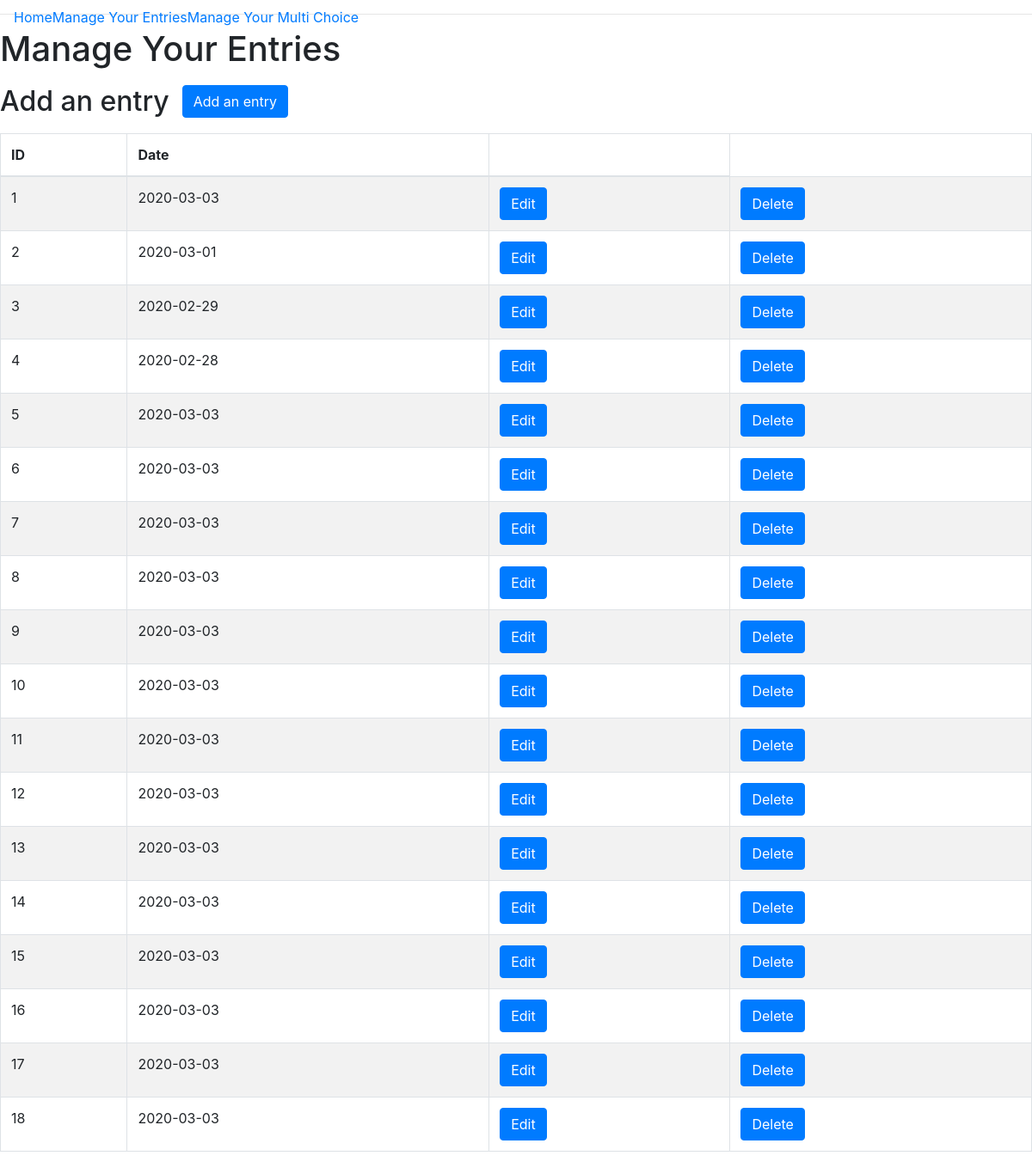
The page /manage on the database as committed earlier.
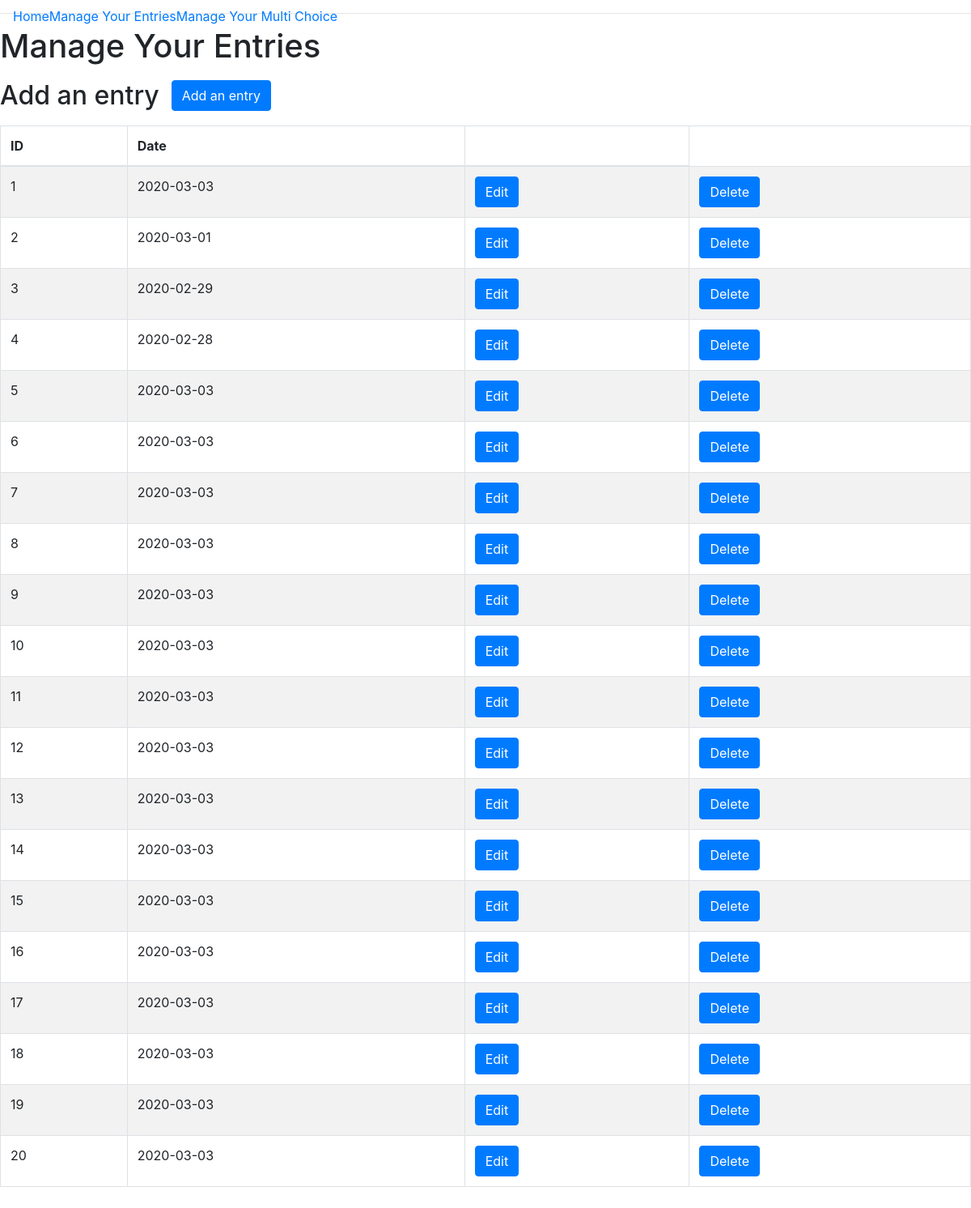
The same page on the database as committed later.
### app/models.py (models this page shows, shortened)
class JournalEntry(db.Model):
    id = db.Column(db.Integer, primary_key=True)
    date = db.Column(db.Date, default=datetime.datetime.now())
    steps = db.Column(db.Integer)
    description = db.Column(db.Text())
    yoga = db.Column(db.Boolean, default=False)
    running = db.Column(db.Boolean, default=False)
    user_id = db.Column(db.Integer, db.ForeignKey('user.id'))

### app/routes.py (the view)
@app.route('/manage')
def manage_entries():
    entries = JournalEntry.query.all()
    return render_template('manage.html', title="Manage Your Entries", entries=entries)

### app/templates/manage.html (shortened to what this page needs)
{% extends "base.html" %} {% block content %}
<div class='container-fluid'>
    <div class="row">
        <h1>{{title}}</h1>
    </div>
    <div class="row">
        <h2>Add an entry</h2>
        <div class="col-sm-3 add-form">
            <button type="button" class="btn btn-primary" data-toggle="modal" data-target="#myAddModal">Add an entry
            </button>
        </div>
    </div>
    <div class="row">
        <table class="table table-striped table-bordered">
            <thead>
                <th>ID</th>
                <th>Date</th>
                <th></th>
            </thead>
            <tbody>
                {% for entry in entries%}
                <tr>
                    <td>{{entry.id}}</td>
                    <td>{{entry.date}}</td>
                    <td>
                        <button type="button" class="btn btn-primary" data-toggle="modal" data-target="#myEditModal{{entry.id}}">Edit
                                </button>
                    </td>
                    <td>
                        <button type="button" class="btn btn-primary" data-toggle="modal" data-target="#myDeleteModal{{entry.id}}">Delete
                                            </button>
                    </td>
                </tr>
                {% endfor %}
            </tbody>
        </table>
    </div>
</div>
{% endblock %}

### app/templates/base.html (shortened to what this page needs)
<!DOCTYPE html>
<html lang="en">
<head>
    <link rel="stylesheet" href="../static/css/styles.css">
    <link rel="stylesheet" href="https://stackpath.bootstrapcdn.com/bootstrap/4.4.1/css/bootstrap.min.css">
    <link href="https://gitcdn.github.io/bootstrap-toggle/2.2.2/css/bootstrap-toggle.min.css" rel="stylesheet">
</head>
<body>
    <div class="header">
        <nav class="navbar fixed-top navbar-expand-sm">
            <div class="collapse navbar-collapse" id="navbarMenu">
                <ul class="navbar-nav">
                    <li><a href="/">Home</a></li>
                    <li><a href="/manage">Manage Your Entries</a></li>
                    <li><a href="/multi">Manage Your Multi Choice</a></li>
                </ul>
            </div>
        </nav>
    </div>
    <hr> {% block content %}{% endblock %}
</body>
</html>

### app/static/css/styles.css (style rules this page uses)
.row { margin: 10px }

Rows that differ between the two databases and show on the page:
added JournalEntry: id "19", date "2020-03-03"
added JournalEntry: id "20", date "2020-03-03"
